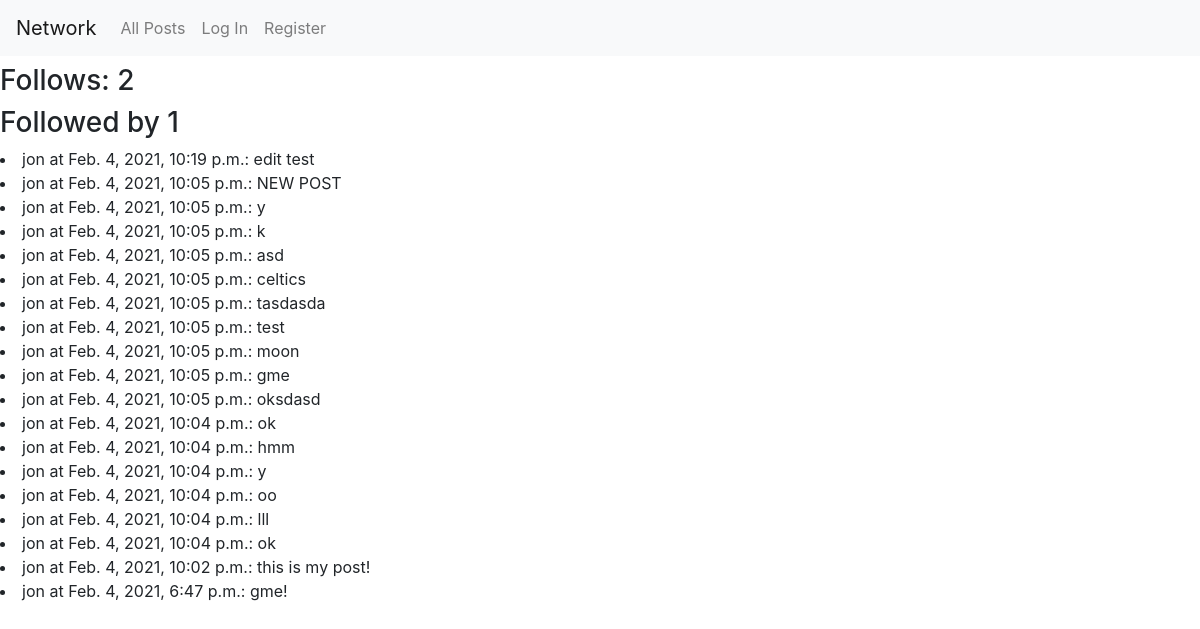
Page /user/jon on the committed database.
### network/models.py (models this page shows)
class Post(models.Model):
    username=models.ForeignKey(User,on_delete=models.CASCADE,related_name="posts")
    content=models.CharField(max_length=400)
    timestamp=models.DateTimeField(auto_now_add=True)
    num_likes=models.IntegerField()

class User(AbstractUser):
    pass

### network/views.py (the view)
# urls.py: path("user/<str:username>",views.user, name="user"),
def user(request,username):
    self_req=False
    if username==request.user.username:
        self_req=True
    try:
        requester=User.objects.get(username=request.user.username)
        req_user=User.objects.get(username=username)
        try:
            Follow.objects.get(follower=requester, followed=req_user)
            follow=True
        except Follow.DoesNotExist:
            follow=False
        user_follows=len(Follow.objects.filter(follower=req_user))
        user_followed=len(Follow.objects.filter(followed=req_user))
        return render(request,"network/user.html",{
            "Posts":reversed(req_user.posts.all()),
            "self":self_req,
            "follows":follow,
            "follower":requester,
            "followed":req_user,
            "user_follows":user_follows,
            "user_followed":user_followed
        })
    except User.DoesNotExist:
        req_user=User.objects.get(username=username)
        user_follows=len(Follow.objects.filter(follower=req_user))
        user_followed=len(Follow.objects.filter(followed=req_user))
        return render(request,"network/user.html",{
            "Posts":reversed(req_user.posts.all()),
            "user_follows":user_follows,
            "user_followed":user_followed
        })

### network/templates/network/user.html (shortened to what this page needs)
{% extends "network/layout.html" %}
{% block body %}
    <h3 id="follows-count">Follows: {{user_follows}}</h3>
    <h3 id="followed-count">Followed by {{user_followed}}</h3>
{%for post in Posts%}
        <li>{{post.username}} at {{post.timestamp}}:  {{post.content}}</li>
{%endfor%}
{% endblock %}

### rows in the picture
Post: username "jon", timestamp "Feb. 4, 2021, 10:19 p.m.", content "edit test"
Post: username "jon", timestamp "Feb. 4, 2021, 10:05 p.m.", content "NEW POST"
Post: username "jon", timestamp "Feb. 4, 2021, 10:05 p.m.", content "y"
Post: username "jon", timestamp "Feb. 4, 2021, 10:05 p.m.", content "k"
Post: username "jon", timestamp "Feb. 4, 2021, 10:05 p.m.", content "asd"
Post: username "jon", timestamp "Feb. 4, 2021, 10:05 p.m.", content "celtics"
Post: username "jon", timestamp "Feb. 4, 2021, 10:05 p.m.", content "tasdasda"
Post: username "jon", timestamp "Feb. 4, 2021, 10:05 p.m.", content "test"
Post: username "jon", timestamp "Feb. 4, 2021, 10:05 p.m.", content "moon"
Post: username "jon", timestamp "Feb. 4, 2021, 10:05 p.m.", content "gme"
Post: username "jon", timestamp "Feb. 4, 2021, 10:05 p.m.", content "oksdasd"
Post: username "jon", timestamp "Feb. 4, 2021, 10:04 p.m.", content "ok"
Post: username "jon", timestamp "Feb. 4, 2021, 10:04 p.m.", content "hmm"
Post: username "jon", timestamp "Feb. 4, 2021, 10:04 p.m.", content "y"
Post: username "jon", timestamp "Feb. 4, 2021, 10:04 p.m.", content "oo"
Post: username "jon", timestamp "Feb. 4, 2021, 10:04 p.m.", content "lll"
Post: username "jon", timestamp "Feb. 4, 2021, 10:04 p.m.", content "ok"
Post: username "jon", timestamp "Feb. 4, 2021, 10:02 p.m.", content "this is my post!"
Post: username "jon", timestamp "Feb. 4, 2021, 6:47 p.m.", content "gme!"

### other values in the picture
{{ user_follows }} "2"
{{ user_followed }} "1"
